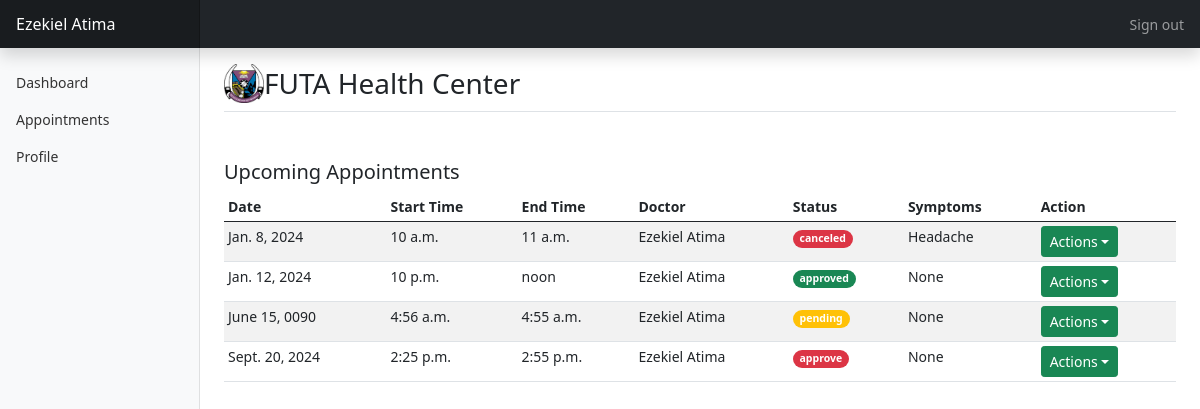
The app's page /doctor/appointments/ (signed in) with its own data.
### app/models.py (models this page shows, shortened)
class DoctorProfile(models.Model):
    doctor = models.OneToOneField(User, on_delete=models.CASCADE)
    name = models.CharField(max_length=255,)
    emails = models.EmailField(max_length=255,)
    phone = models.CharField(max_length=11,)
    profile_image = models.FileField(upload_to="static/uploads", blank=True, null=True)
    role = models.CharField(max_length=60)
    gender = models.CharField(choices=(("male", "male"), ("female", "female")), max_length=25)
    class Meta:
        verbose_name = 'Doctor Profile'
        verbose_name_plural = 'Doctor Profiles'

class Appointment(TimeStampedModel):
    student = models.ForeignKey(StudentProfile, on_delete=models.SET_NULL, blank=True, null=True)
    doctor = models.ForeignKey(DoctorProfile, on_delete=models.SET_NULL, blank=True, null=True)
    symptoms = models.TextField(blank=True, null=True)
    appointe_date = models.DateField()
    start_time = models.TimeField()
    end_time = models.TimeField()
    status = models.CharField(max_length=255, default='pending',
                              choices=(("pending", "pending"),("canceled", "canceled"), ("approve", "approve") ))

### app/views.py (the view)
# urls.py: path('doctor/appointments/', DoctorAppointmentView.as_view()),
class DoctorAppointmentView(View):
    def get(self, request):
        if not self.request.user.is_authenticated or not self.request.user.is_doctor:
            return redirect('/dcotor/login/')
        user = request.user
        profile = DoctorProfile.objects.get_or_create(doctor=user)
        profile = profile[0]
        appointments = Appointment.objects.filter(doctor=profile)
        doctors = DoctorProfile.objects.all()
        context = dict(profile=profile, appointments=appointments, doctors=doctors)
        return render(request, 'doctor/appointments.html', context)

### templates/doctor/appointments.html (shortened to what this page needs)
{% extends "doctor/index.html" %}
{% block main %}
<div class="my-5">
  <h5>Upcoming Appointments</h5>
  <div class="table-responsive">
    <table class="table table-striped table-sm">
      <thead>
        <tr>
          <th scope="col">Date</th>
          <th scope="col">Start Time</th>
          <th scope="col">End Time</th>
          <th scope="col">Doctor</th>
          <th scope="col">Status</th>
          <th scope="col">Symptoms</th>
          <th scope="col">Action</th>
        </tr>
      </thead>
      <tbody>
        {% for appointment in appointments %}
        <tr>
          <td>{{appointment.appointe_date}}</td>
          <td>{{appointment.start_time}}</td>
          <td>{{appointment.end_time}}</td>
          <td>{{appointment.doctor.name}}</td>
          {% if appointment.status == 'pending' %}
          <td>
            <span class="badge rounded-pill bg-warning">{{appointment.status}} </span>
          </td>
          {% elif appointment.status == 'approved' %}
          <td>
            <span class="badge rounded-pill bg-success">{{appointment.status}} </span>
          </td>
          {% else %}
          <td>
            <span class="badge rounded-pill bg-danger">{{appointment.status}} </span>
          </td>
          {% endif %}
          <td><small></small>{{appointment.symptoms}}</small></td>
          <td>
            <div class="btn-group btn-group-sm">
              <button type="button" class="btn btn-sm btn-success dropdown-toggle dropdown-toggle-split" data-bs-toggle="dropdown"
                aria-expanded="false">
                Actions
              </button>
            </div>
          </td>
        </tr>
        {% endfor %}
      </tbody>
    </table>
  </div>
</div>
{% endblock main %}

### templates/doctor/index.html (shortened to what this page needs)
<!doctype html>
<html lang="en">
  <head>
    <link href="/static/bootstrap/bootstrap.min.css" rel="stylesheet">
    <link href="/static/dashboard/dashboard.css" rel="stylesheet">
  </head>
  <body>
<header class="navbar navbar-dark sticky-top bg-dark flex-md-nowrap p-0 shadow">
  <a class="navbar-brand col-md-3 col-lg-2 me-0 px-3" href="#">{{profile.name}}</a>
  <div class="navbar-nav">
    <div class="nav-item text-nowrap">
      <a class="nav-link px-3" href="/auth/signout/">Sign out</a>
    </div>
  </div>
</header>
<div class="container-fluid">
  <div class="row">
    <nav id="sidebarMenu" class="col-md-3 col-lg-2 d-md-block bg-light sidebar collapse">
      <div class="position-sticky pt-3">
        <ul class="nav flex-column">
          <li class="nav-item">
            <a class="nav-link" aria-current="page" href="/doctor/dashboard/">
              Dashboard
            </a>
          </li>
          <li class="nav-item">
            <a class="nav-link" href="/doctor/appointments/">
              Appointments
            </a>
          </li>
          <li class="nav-item">
            <a class="nav-link" href="/doctor/profile/">
              Profile
            </a>
          </li>
        </ul>
      </div>
    </nav>
    <main class="col-md-9 ms-sm-auto col-lg-10 px-md-4">
      <div class="d-flex justify-content-between flex-wrap flex-md-nowrap align-items-center pt-3 pb-2 mb-3 border-bottom">
        <div class="d-flex align-items-center">
          <img src="/static/images/Federal-University-of-Technology-Akure-FUTA-Logo.jpeg" style="width: 40px;" alt="">
          <h3 class="mb-0">FUTA Health Center</h3>
        </div>
      </div>
      {% block main %}
      {% endblock main %}
    </main>
  </div>
</div>
  </body>
</html>

### static/dashboard/dashboard.css (style rules this page uses)
body { font-size: .875rem; }
.sidebar { position: fixed; top: 0; bottom: 0; left: 0; z-index: 100; padding: 48px 0 0; box-shadow: inset -1px 0 0 rgba(0, 0, 0, .1); }
.sidebar .nav-link { font-weight: 500; color: #333; }
.navbar-brand { padding-top: .75rem; padding-bottom: .75rem; font-size: 1rem; background-color: rgba(0, 0, 0, .25); box-shadow: inset -1px 0 0 rgba(0, 0, 0, .25); }

### records on screen
DoctorProfile: name "Ezekiel Atima"
Appointment: appointe_date "Jan. 8, 2024", start_time "10 a.m.", end_time "11 a.m.", doctor.name "Ezekiel Atima", status "canceled", symptoms "Headache"
Appointment: appointe_date "Jan. 12, 2024", start_time "10 p.m.", end_time "noon", doctor.name "Ezekiel Atima", status "approved", symptoms "None"
Appointment: appointe_date "June 15, 0090", start_time "4:56 a.m.", end_time "4:55 a.m.", doctor.name "Ezekiel Atima", status "pending", symptoms "None"
Appointment: appointe_date "Sept. 20, 2024", start_time "2:25 p.m.", end_time "2:55 p.m.", doctor.name "Ezekiel Atima", status "approve", symptoms "None"
